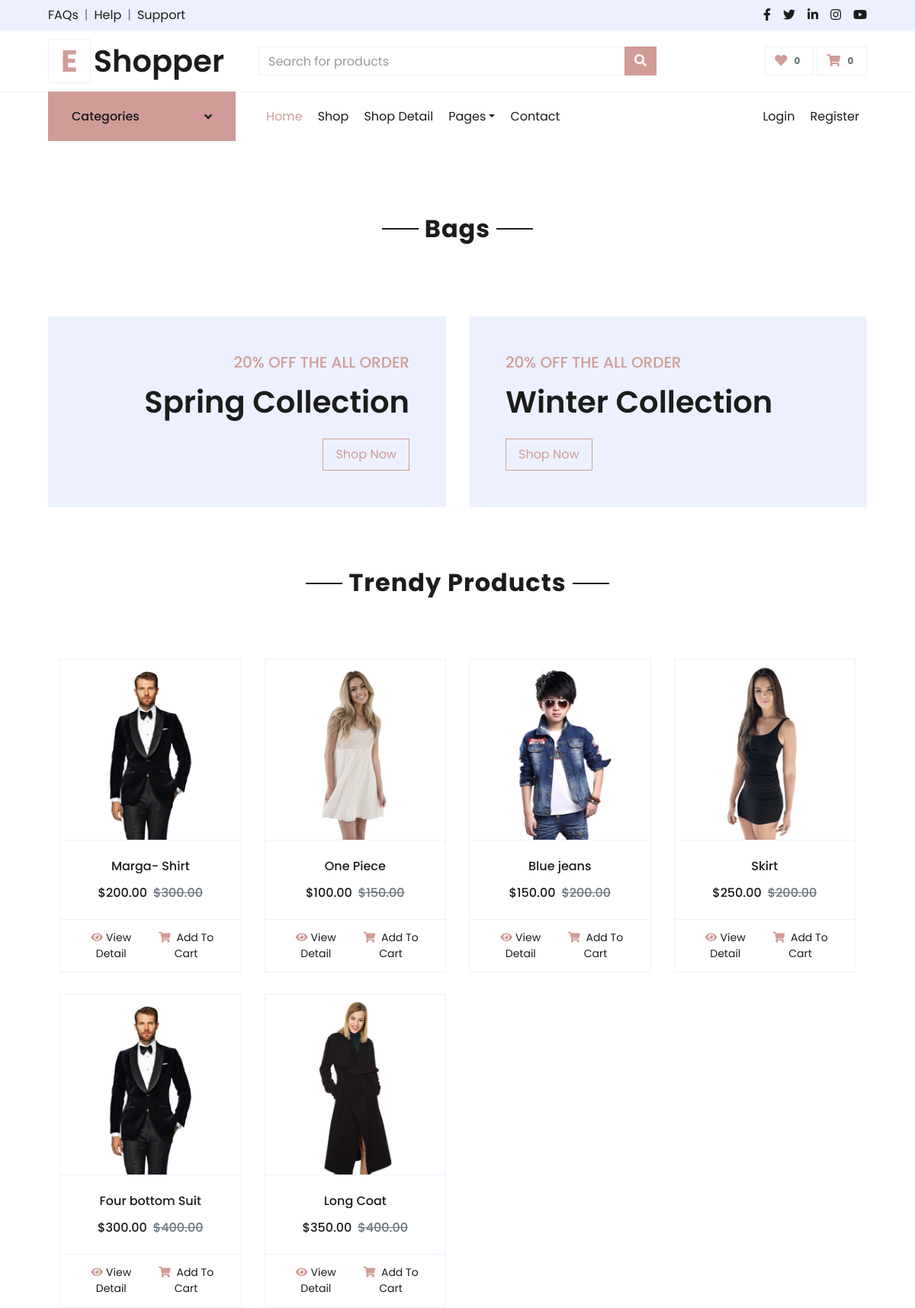
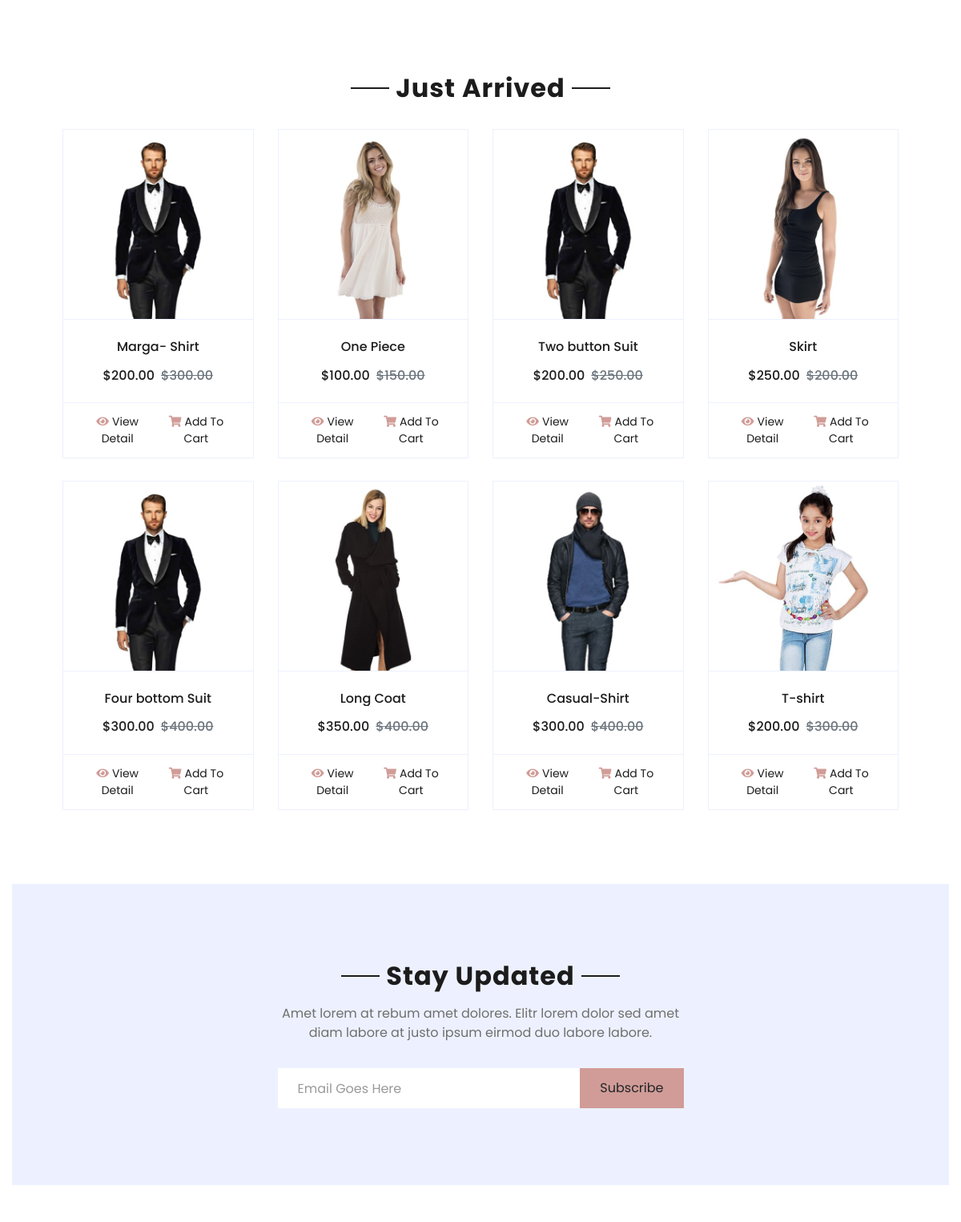
Screenshot of /category/catmm3m3ar413 (upper part) with the database file from the repository (2 pictures, top to bottom).
### shop/models.py (models this page shows, shortened)
class Category(models.Model):
    cid = ShortUUIDField(unique=True,length=10,max_length=20,prefix='cat',alphabet='marga1234')
    title = models.CharField(max_length=100 , default='food')
    image = models.ImageField(upload_to='category',default='category.jpg')
    class Meta:
        verbose_name_plural = 'Categories' # for getting name categories rather categoyrs

class Product(models.Model):
    pid = ShortUUIDField(unique=True,length=10,max_length=20,alphabet='abc1234')
    title = models.CharField(max_length=40)
    color = models.ForeignKey(Product_colors, on_delete=models.SET_NULL, null=True)
    size = models.ForeignKey(Product_sizes, on_delete=models.SET_NULL, null=True)
    price_range = models.ForeignKey(Product_price, on_delete=models.SET_NULL, null=True)
    image = models.ImageField(upload_to=user_directory_path, default='product.jpg')
    description=RichTextUploadingField(null=True,blank=True,default="This is a product.")
    user = models.ForeignKey(User, on_delete=models.SET_NULL, null=True)
    vendor = models.ForeignKey(Vendor, on_delete=models.SET_NULL, null=True)
    category = models.ForeignKey(Category, on_delete=models.SET_NULL, null=True , related_name='category')  #related name for getting number of products for category
    price = models.DecimalField(max_digits=9999999999, decimal_places=2, default='1.99')
    old_price = models.DecimalField(max_digits=9999999999, decimal_places=2, default='2.99')
    specifications=RichTextUploadingField(null=True,blank=True)
    tags = TaggableManager(blank=True)
    product_status = models.CharField(choices=STATUS, max_length=10 , default="in_review")
    pro_qty = models.IntegerField(null=True)
    just_arrived = models.BooleanField(default=False)
    is_trendy =  models.BooleanField(default=False)
    in_stock = models.BooleanField(default=True)
    featured = models.BooleanField(default=False)
    digital = models.BooleanField(default=False)
    sku = ShortUUIDField (unique=True, length=4 , max_length=10 , prefix="sku" , alphabet ="1234567890")
    date = models.DateTimeField(auto_now_add=True)
    updated = models.DateTimeField(null=True, blank=True)
    class Meta:
        verbose_name_plural = 'products' # for getting name categories rather product

### shop/views.py (the view)
# urls.py: path('category/<cid>', shop_views.category_pro_list_view,name='category'),
def category_pro_list_view(request,cid):
    category=Category.objects.get(cid=cid)
    products=Product.objects.filter(product_status="published",category=category)
    context = {
        'category' : category ,
        'products' : products ,
    }
    return render(request,'shop/category_pro_list.html',context)

### shop/context.py (called while the page is built)
def default(request):
    categories = Category.objects.all()
    products = Product.objects.all()
    sizes = Product_sizes.objects.all()
    prices = Product_price.objects.all()
    color = Product_colors.objects.all()
    j_ar = Product.objects.filter(just_arrived=True)  # to filter all the arrived products
    trendy = Product.objects.filter(is_trendy=True)  # to filter all the trendy products
    return {
        'categories' : categories ,
         'j_ar'     :j_ar,
        'trendy'   :trendy,
       'products'  : products,
        'sizes' :sizes,
        'prices' : prices,
        'color' : color
    }

### shop/templates/shop/category_pro_list.html (shortened to what this page needs)
{% extends 'base.html' %}
{% load static %}
{%block body%}
{% include './includes/nav.html' %}
<div class="container-fluid pt-5" >
    <div class="text-center mb-4">
        <h2 class="section-title px-5"><span class="px-2">{{category.title}}</span></h2>
    </div>
    <div class="row px-xl-5 pb-3" style="display: flex;">
        </div>
    </div>
{%endblock%}

### templates/base.html (shortened to what this page needs)
{% load static  %}
<!DOCTYPE html>
<html lang="en">
<head>
    <link href="https://cdnjs.cloudflare.com/ajax/libs/font-awesome/5.10.0/css/all.min.css" rel="stylesheet">
    <link href="{% static './lib/owlcarousel/assets/owl.carousel.min.css' %}" rel="stylesheet">
    <link rel="stylesheet" href="https://cdnjs.cloudflare.com/ajax/libs/font-awesome/4.7.0/css/font-awesome.min.css">
    <link href="{% static './css/style.css' %}" rel="stylesheet">
</head>
<body>
    <div class="container-fluid">
        <div class="row bg-secondary py-2 px-xl-5">
            <div class="col-lg-6 d-none d-lg-block">
                <div class="d-inline-flex align-items-center">
                    <a class="text-dark" href="">FAQs</a>
                    <span class="text-muted px-2">|</span>
                    <a class="text-dark" href="">Help</a>
                    <span class="text-muted px-2">|</span>
                    <a class="text-dark" href="">Support</a>
                </div>
            </div>
            <div class="col-lg-6 text-center text-lg-right">
                <div class="d-inline-flex align-items-center">
                    <a class="text-dark px-2" href="">
                        <i class="fab fa-facebook-f"></i>
                    </a>
                    <a class="text-dark px-2" href="">
                        <i class="fab fa-twitter"></i>
                    </a>
                    <a class="text-dark px-2" href="">
                        <i class="fab fa-linkedin-in"></i>
                    </a>
                    <a class="text-dark px-2" href="">
                        <i class="fab fa-instagram"></i>
                    </a>
                    <a class="text-dark pl-2" href="">
                        <i class="fab fa-youtube"></i>
                    </a>
                </div>
            </div>
        </div>
        <div class="row align-items-center py-3 px-xl-5">
            <div class="col-lg-3 d-none d-lg-block">
                <a href="" class="text-decoration-none">
                    <h1 class="m-0 display-5 font-weight-semi-bold"><span class="text-primary font-weight-bold border px-3 mr-1">E</span>Shopper</h1>
                </a>
            </div>
            <div class="col-lg-6 col-6 text-left">
                <form method="GET" action="{% url 'shop' %}">
                    <div class="input-group">
                        <input type="text" class="form-control" placeholder="Search for products" name="q">
                        <div class="input-group-append">
                            <button type="submit" class="btn btn-primary">
                                <i class="fa fa-search text-white"></i>
                            </button>
                        </div>
                    </div>
                </form>
            </div>
            <div class="col-lg-3 col-6 text-right">
                <a href="" class="btn border">
                    <i class="fas fa-heart text-primary"></i>
                    <span class="badge">0</span>
                </a>
                <a href="{% url 'cart' %}" class="btn border">
                    <i  class="fas fa-shopping-cart text-primary"></i>
                    <span class="cart-items-count badge">{{request.session.cart_data_obj|length}}</span>
                </a>
            </div>
        </div>
    </div>
    {% block body %}
    {% endblock %}
    <div class="container-fluid offer pt-5">
        <div class="row px-xl-5">
            <div class="col-md-6 pb-4">
                <div class="position-relative bg-secondary text-center text-md-right text-white mb-2 py-5 px-5">
                    <div class="position-relative" style="z-index: 1;">
                        <h5 class="text-uppercase text-primary mb-3">20% off the all order</h5>
                        <h1 class="mb-4 font-weight-semi-bold">Spring Collection</h1>
                        <a href="" class="btn btn-outline-primary py-md-2 px-md-3">Shop Now</a>
                    </div>
                </div>
            </div>
            <div class="col-md-6 pb-4">
                <div class="position-relative bg-secondary text-center text-md-left text-white mb-2 py-5 px-5">
                    <div class="position-relative" style="z-index: 1;">
                        <h5 class="text-uppercase text-primary mb-3">20% off the all order</h5>
                        <h1 class="mb-4 font-weight-semi-bold">Winter Collection</h1>
                        <a href="" class="btn btn-outline-primary py-md-2 px-md-3">Shop Now</a>
                    </div>
                </div>
            </div>
        </div>
    </div>
    <div class="container-fluid pt-5">
        <div class="text-center mb-4">
            <h2 class="section-title px-5"><span class="px-2">Trendy Products</span></h2>
        </div>
        <div class="container-fluid pt-5">
            <div class="row px-xl-5 pb-3">
                {%for pro in trendy%}
                <div class="col-lg-3 col-md-6 col-sm-12 pb-1">
                    <div class="card product-item border-0 mb-4">
                        <div class="card-header product-img position-relative overflow-hidden bg-transparent border p-0">
                             <a href="{% url 'detail' pro.pid %}"> <img class="img-fluid w-100"  src="{{pro.image.url}}" alt=""> </a>
                        </div>
                        <div class="card-body border-left border-right text-center p-0 pt-4 pb-3">
                            <h6 class="text-truncate mb-3">{{pro.title}}</h6>
                            <div class="d-flex justify-content-center">
                                <span><h6>$</h6></span><span class="current-product-price-{{pro.id}}"><h6>{{pro.price}}</h6></span>
                                <h6 class="text-muted ml-2"><del>${{pro.old_price}}</del></h6>
                            </div>
                        </div>
                        <div class="card-footer d-flex justify-content-between bg-light border">
                            <a href="{% url 'detail' pro.pid %}"  class="btn btn-sm text-dark p-0"><i class="fas fa-eye text-primary mr-1"></i>View Detail</a>
                            <button href="" type="submit" class="add-to-cart-btn btn btn-sm text-dark p-0" data-index="{{pro.id}}" id="add-to-cart-btn">
                                <i class="fas fa-shopping-cart text-primary mr-1">
                                </i>
                                Add To Cart
                            </button>
                        </div>
                    </div>
                </div>
                {%endfor%}
            </div>
        </div>
    {% include 'shop/includes/just.html' %}
    <div class="container-fluid bg-secondary my-5">
        <div class="row justify-content-md-center py-5 px-xl-5">
            <div class="col-md-6 col-12 py-5">
                <div class="text-center mb-2 pb-2">
                    <h2 class="section-title px-5 mb-3"><span class="bg-secondary px-2">Stay Updated</span></h2>
                    <p>Amet lorem at rebum amet dolores. Elitr lorem dolor sed amet diam labore at justo ipsum eirmod duo labore labore.</p>
                </div>
                <form action="">
                    <div class="input-group">
                        <input type="text" class="form-control border-white p-4" placeholder="Email Goes Here">
                        <div class="input-group-append">
                            <button class="btn btn-primary px-4">Subscribe</button>
                        </div>
                    </div>
                </form>
            </div>
        </div>
    </div>
</body>
</html>

### shop/templates/shop/includes/just.html (shortened to what this page needs)
{% load static  %}
<div class="container-fluid pt-5">
    <div class="text-center mb-4">
        <h2 class="section-title px-5"><span class="px-2">Just Arrived</span></h2>
    </div>
    <div class="row px-xl-5 pb-3">
        {%for item in j_ar%}
        <div class="col-lg-3 col-md-6 col-sm-12 pb-1">
            <div class="card product-item border-0 mb-4">
                <div class="card-header product-img position-relative overflow-hidden bg-transparent border p-0">
                   <a href="{%url 'detail' item.pid %}" cd > <img class="img-fluid w-100" src="{{item.image.url}}" alt=""></a>
                </div>
                <div class="card-body border-left border-right text-center p-0 pt-4 pb-3">
                    <h6 class="text-truncate mb-3">{{item.title}}</h6>
                    <div class="d-flex justify-content-center">
                        <span><h6>$</h6></span><span class="current-product-price-{{item.id}}"><h6>{{item.price}}</h6></span>
                        <h6 class="text-muted ml-2"><del>${{item.old_price}}</del></h6>
                    </div>
                </div>
                <div class="card-footer d-flex justify-content-between bg-light border">
                    <a href="{%url 'detail' item.pid %}" class="btn btn-sm text-dark p-0"><i class="fas fa-eye text-primary mr-1"></i>View Detail</a>
                    <button href="" type="submit" class="add-to-cart-btn btn  btn-sm text-dark p-0" data-index="{{item.id}}" id="add-to-cart-btn"><i class="fas fa-shopping-cart text-primary mr-1"></i>Add To Cart</button>
                </div>
            </div>
        </div>
        {%endfor%}
    </div>
</div>

### rows the page displays
Category: title "Bags"
Product: image (picture), title "Marga- Shirt", price "200.00", old_price "300.00"
Product: image (picture), title "One Piece", price "100.00", old_price "150.00"
Product: image (picture), title "Blue jeans", price "150.00", old_price "200.00"
Product: image (picture), title "Skirt", price "250.00", old_price "200.00"
Product: image (picture), title "Four bottom Suit", price "300.00", old_price "400.00"
Product: image (picture), title "Long Coat", price "350.00", old_price "400.00"
Product: image (picture), title "Two button Suit", price "200.00", old_price "250.00"
Product: image (picture), title "Casual-Shirt", price "300.00", old_price "400.00"
Product: image (picture), title "T-shirt", price "200.00", old_price "300.00"

### other values shown
{{ request.session.cart_data_obj|length }} "0"
